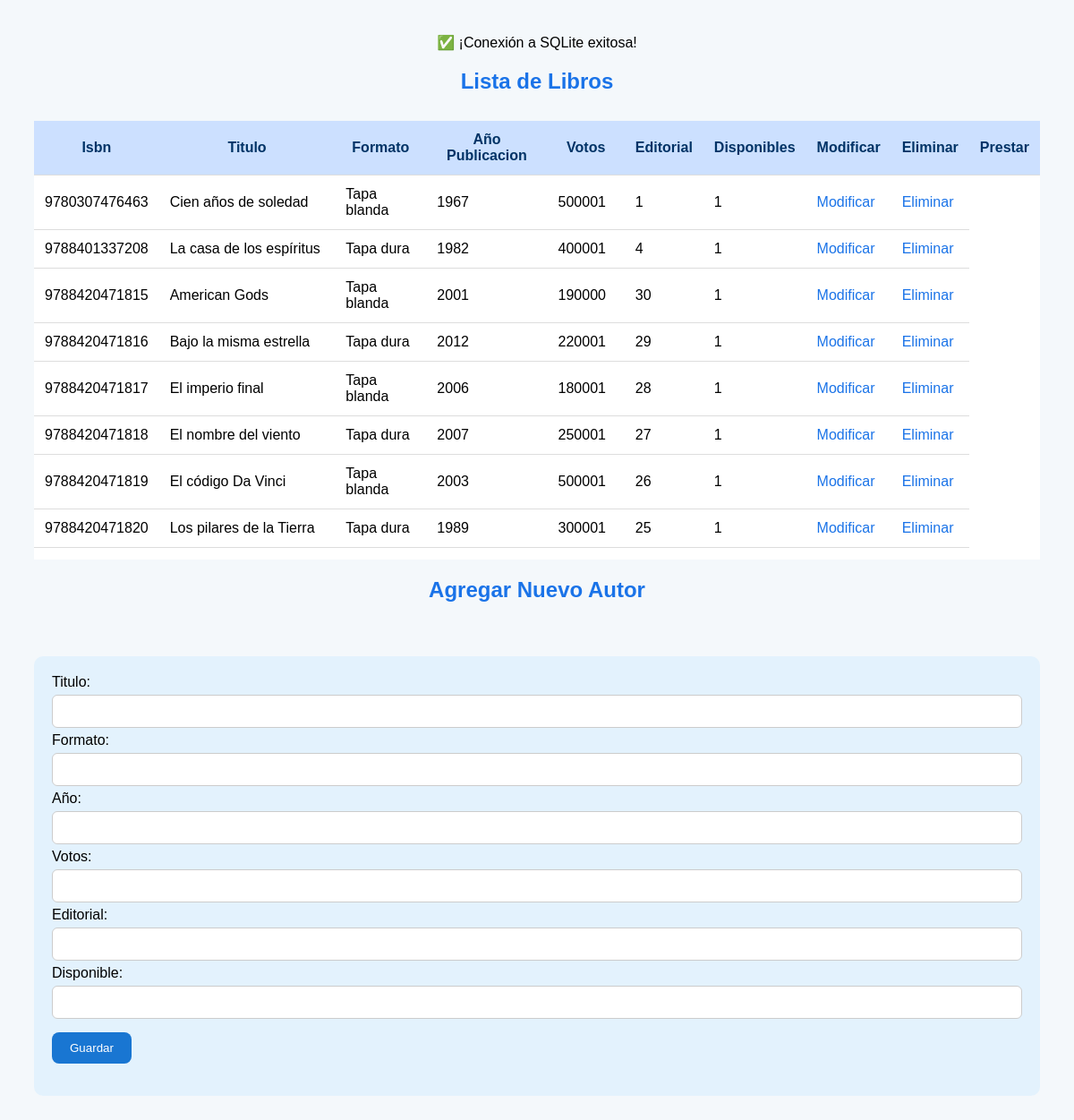
/libros.php?mensaje=guardado, run on the app's committed database.
### tables this page shows
CREATE TABLE Tblibro (isbn INTEGER PRIMARY KEY, titulo_libro TEXT NOT NULL, formato_libro TEXT NOT NULL, año_libro INTEGER NOT NULL CHECK (año_libro > 0), votos_libro INTEGER DEFAULT 0 CHECK (votos_libro >= 0), editorial INTEGER NOT NULL, disponible INTEGER DEFAULT 1 CHECK (disponible IN (0, 1)));

### libros.php (the view, shortened to what this page needs)
<?php
include 'conexion.php';
$busqueda = $_GET['buscar'] ?? '';
$sql = "SELECT * FROM Tblibro WHERE
    titulo_libro LIKE :buscar OR
    formato_libro LIKE :buscar OR
    año_libro LIKE :buscar";
$stmt = $conexion->prepare($sql);
$stmt->execute(['buscar' => "%$busqueda%"]);
$libros = $stmt->fetchAll(PDO::FETCH_ASSOC);
?>
<!DOCTYPE html>
<html lang="es">
<head>
    <link rel="stylesheet" href="css/styles_autor.css">
</head>
<body>
    <div class="container">
        <h2>Lista de Libros</h2>
        <div class="tabla-autores">
            <table>
                <thead>
                    <tr>
                        <th>Isbn</th>
                        <th>Titulo</th>
                        <th>Formato</th>
                        <th>Año Publicacion</th>
                        <th>Votos</th>
                        <th>Editorial</th>
                        <th>Disponibles</th>
                        <th>Modificar</th>
                        <th>Eliminar</th>
                        <th>Prestar</th>
                    </tr>
                </thead>
                <tbody>
                    <?php foreach ($libros as $libro): ?>
                    <tr>
                        <td><?= $libro['isbn'] ?></td>
                        <td><?= $libro['titulo_libro'] ?></td>
                        <td><?= $libro['formato_libro'] ?></td>
                        <td><?= $libro['año_libro'] ?></td>
                        <td><?= $libro['votos_libro'] ?></td>
                        <td><?= $libro['editorial'] ?></td>
                        <td><?= $libro['disponible'] ?></td>
                        <td>
                            <a href="modificar_libro.php?id=<?= $libro['isbn'] ?>" onclick="return confirm('¿Modificar este libro?')">Modificar</a>
                        </td>
                        <td>
                            <a href="eliminar_libro.php?id=<?= $libro['isbn'] ?>" onclick="return confirm('¿Eliminar este libro?')">Eliminar</a>
                        </td>
                    </tr>
                    <?php endforeach; ?>
                </tbody>
            </table>
        </div>
        <h2>Agregar Nuevo Autor</h2>
        <div class="formulario">
            <form action="guardar_libro.php" method="post">
                <label>Titulo:
                    <input type="text" name="titulo_libro" required>
                </label>
                <label>Formato:
                    <input type="text" name="formato_libro" required>
                </label>
                <label>Año:
                    <input type="number" name="año_libro" required>
                </label>
                <label>Votos:
                    <input type="number" name="votos_libro" required>
                </label>
                <label>Editorial:
                    <input type="text" name="editorial" required>
                </label>
                <label>Disponible:
                    <input type="number" name="disponible" required>
                </label>
                <button type="submit">Guardar</button>
            </form>
        </div>
    </div>
</body>
</html>

### css/styles_autor.css (style rules this page uses)
body { font-family: Arial, sans-serif; background: #f4f8fb; text-align: center; padding: 30px; }
h2 { color: #1a73e8; margin-bottom: 20px; }
.tabla-autores { max-height: 500px; overflow-y: auto; margin-top: 20px; }
table { width: 100%; border-collapse: collapse; margin-top: 10px; background-color: white; }
th, td { padding: 12px; border-bottom: 1px solid #ddd; }
th { background-color: #cce0ff; color: #003366; }
a { text-decoration: none; color: #1a73e8; }
.formulario { margin-top: 40px; background: #e3f2fd; padding: 20px; border-radius: 10px; display: inline-block; text-align: left; }
.formulario input { padding: 10px; margin: 5px 0; width: 100%; border-radius: 6px; border: 1px solid #ccc; }
.formulario button { padding: 10px 20px; background: #1976d2; color: white; border: none; border-radius: 8px; cursor: pointer; margin-top: 10px; }

### data on the page
tblibro: isbn "9780307476463", titulo_libro "Cien años de soledad", formato_libro "Tapa blanda", año_libro "1967", votos_libro "500001", editorial "1", disponible "1"
tblibro: isbn "9788401337208", titulo_libro "La casa de los espíritus", formato_libro "Tapa dura", año_libro "1982", votos_libro "400001", editorial "4", disponible "1"
tblibro: isbn "9788420471815", titulo_libro "American Gods", formato_libro "Tapa blanda", año_libro "2001", votos_libro "190000", editorial "30", disponible "1"
tblibro: isbn "9788420471816", titulo_libro "Bajo la misma estrella", formato_libro "Tapa dura", año_libro "2012", votos_libro "220001", editorial "29", disponible "1"
tblibro: isbn "9788420471817", titulo_libro "El imperio final", formato_libro "Tapa blanda", año_libro "2006", votos_libro "180001", editorial "28", disponible "1"
tblibro: isbn "9788420471818", titulo_libro "El nombre del viento", formato_libro "Tapa dura", año_libro "2007", votos_libro "250001", editorial "27", disponible "1"
tblibro: isbn "9788420471819", titulo_libro "El código Da Vinci", formato_libro "Tapa blanda", año_libro "2003", votos_libro "500001", editorial "26", disponible "1"
tblibro: isbn "9788420471820", titulo_libro "Los pilares de la Tierra", formato_libro "Tapa dura", año_libro "1989", votos_libro "300001", editorial "25", disponible "1"
